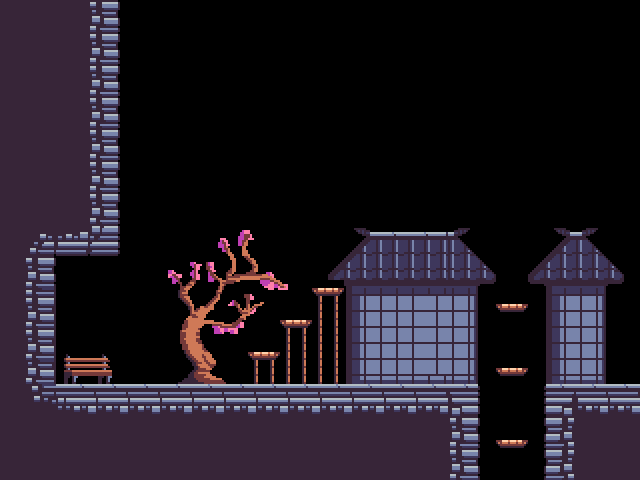

This game map was drawn from its Tiled (.tmx) file and the tilesets committed beside it. A one-line description and the trimmed map source follow:
An orthogonal 80x60 tile map with 8x8 px tiles, 2 tile layers (Calque de Tile 1, Calque 2).

<map version="1.0" orientation="orthogonal" renderorder="right-down" width="80" height="60" tilewidth="8" tileheight="8" nextobjectid="1">
 <tileset firstgid="1" name="Tileset" tilewidth="8" tileheight="8" tilecount="4096">
  <image source="Tileset.png" trans="ff00ff" width="512" height="512" />
 </tileset>
 <layer name="Calque de Tile 1" width="80" height="60">
  <data>[4800 cells, 2513 non-empty, 1405 distinct tile ids]</data>
 </layer>
 <layer name="Calque 2" width="80" height="60">
  <data>[4800 cells, 600 non-empty, 260 distinct tile ids]</data>
 </layer>
</map>